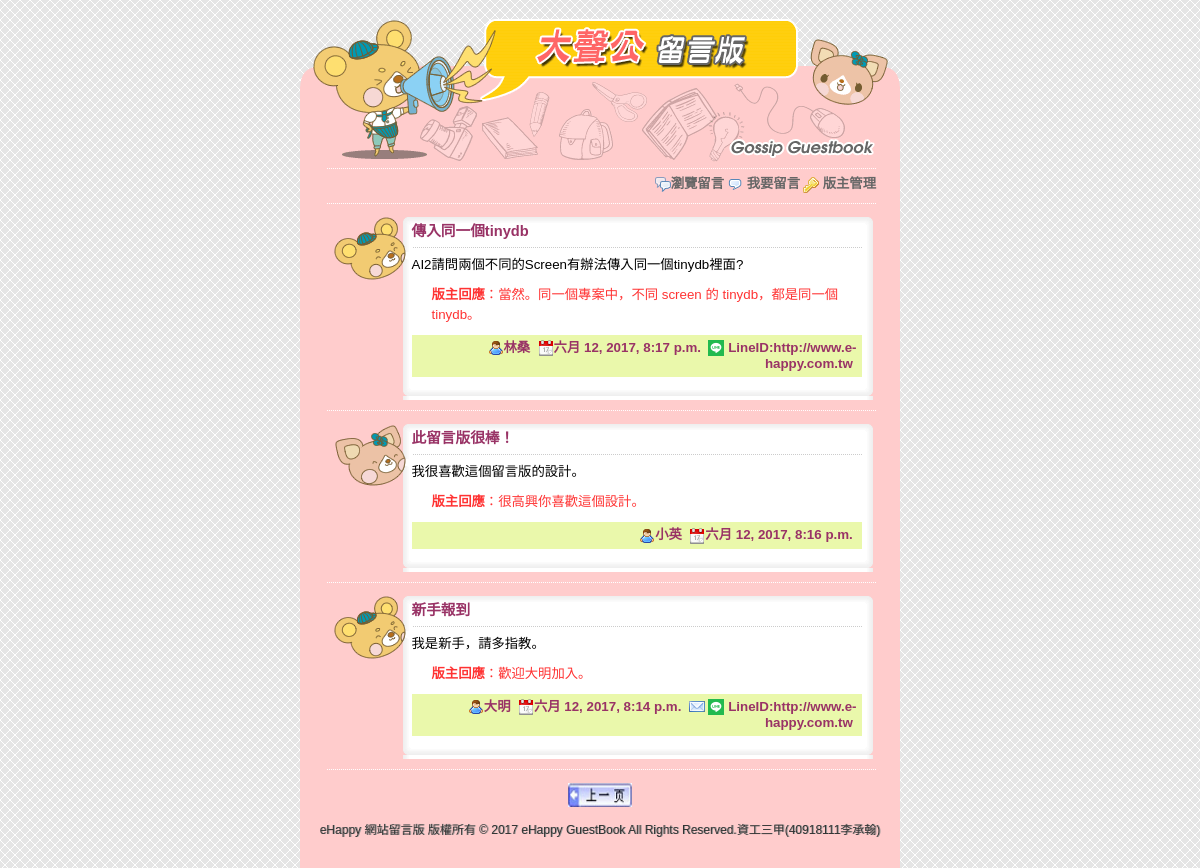
Screenshot of /index/next/ (signed in) with the database file from the repository.
### boardapp/models.py (models this page shows, shortened)
class BoardUnit(models.Model):
    bname = models.CharField(max_length=20, null=False)
    bgender = models.CharField(max_length=2, default='m', null=False)
    bsubject = models.CharField(max_length=100, null=False)
    btime = models.DateTimeField(auto_now=True)
    bmail = models.EmailField(max_length=100, blank=True, default='')
    bweb = models.CharField(max_length=200, blank=True, default='')
    bcontent = models.TextField(null=False)
    bresponse = models.TextField(blank=True, default='')

### boardapp/views.py (the view)
# urls.py: path('', views.index),
def index(request, pageindex=None):  #首頁
	global page  #重複開啟本網頁時需保留 page1 的值
	pagesize = 3  #每頁顯示的資料筆數
	boardall = models.BoardUnit.objects.all().order_by('-id')  #讀取資料表,依時間遞減排序
	datasize = len(boardall)  #資料筆數
	totpage = math.ceil(datasize / pagesize)  #總頁數
	if pageindex==None:  #無參數
		page = 0
		boardunits = models.BoardUnit.objects.order_by('-id')[:pagesize]
	elif pageindex=='prev':  #上一頁
		start = (page-1)*pagesize  #該頁第1筆資料
		if start >= 0:  #有前頁資料就顯示
			boardunits = models.BoardUnit.objects.order_by('-id')[start:(start+pagesize)]
			page -= 1
	elif pageindex=='next':  #下一頁
		start = (page+1)*pagesize  #該頁第1筆資料
		if start < datasize:  #有下頁資料就顯示
			boardunits = models.BoardUnit.objects.order_by('-id')[start:(start+pagesize)]
			page += 1
	currentpage = page + 1  #將目頁前頁面以區域變數傳回html
	return render(request, "index.html", locals())

### templates/index.html (shortened to what this page needs)
{% extends "base.html" %}
{% load static %}
{% block twomenu %}
	<img src="{% static "images/comment.png" %}" width="16" height="16" align="absmiddle" /> <a href="/post/">我要留言</a>
	<img src="{% static "images/key.png" %}" width="16" height="16" align="absmiddle" /> <a href="/login/">版主管理</a>
{% endblock %}
{% block content %}
	 </td>
  </tr>
  {% for unit in boardunits %}
	<tr>
	  <td background="{% static "images/g_r3_c3.png" %}">
		  <table width="545" border="0" align="center" cellpadding="0" cellspacing="0" background="{% static "images/g_r5_c4.png" %}"
			<tr>
			  <td valign="top" style="background:url({% static "images/g_r4_c4.png" %}); background-repeat:no-repeat">
				<div class="floorDiv">
					{% if unit.bgender == "m" %}
						<img src="{% static "images/boy.png" %}" width="72" height="63" />
					{% else %}
						<img src="{% static "images/girl.png" %}" width="72" height="63" />
					{% endif %}
				</div>
				<div class="contentDiv">
				  <p class="title">{{unit.bsubject}}</p>
				  <p>{{unit.bcontent}}</p>
				  {% if unit.bresponse != "" %}
					<div class="responseDiv">
					  <p><strong>版主回應</strong>：{{unit.bresponse}}</p>
					</div>
				  {% endif %}
				  <p class="editor"><img src="{% static "images/user.png" %}" width="16" height="16" align="absmiddle">{{unit.bname}}&nbsp;
					<img src="{% static "images/date.png" %}" width="16" height="16" align="absmiddle">{{unit.btime}}&nbsp;
					{% if unit.bmail != "" %}
					  <a href="mailto:{{unit.bmail}}" target="_blank">
					  <img src="{% static "images/email.png" %}" width="16" height="16" border="0" align="absmiddle"></a>
					{% endif %}
					{% if unit.bweb != "" %}
					  <a >
					  <img src="{% static "images/lieee.png" %}" width="16" height="16" border="0" align="absmiddle">
					</a>
					LineID:{{unit.bweb}}&nbsp;
					{% endif %}
				  </p>
				</div>
			  </td>
			</tr>
			<tr>
			  <td><img name="g_r7_c4" src="{% static "images/g_r7_c4.png" %}" width="545" height="12" border="0" alt=""></td>
			</tr>
		  </table>
		  <span class="functionDiv">
			  <img src="{% static "images/g_r9_c3.png" %}" width="600" height="20" border="0" />
		  </span>
  {% empty %}
	<tr>
	  <td background="{% static "images/g_r3_c3.png" %}">
		  <div class="messageDiv"><img src="{% static "images/exclamation.png" %}" width="16" height="16" align="absmiddle"> 目前沒有新的資料，歡迎您留言。</div></td>
	</tr>
  {% endfor %}
	  <tr>
		<td background="{% static "images/g_r3_c3.png" %}">
		  <div class="pagebutton">
		  {% if currentpage > 1 %}
			   <a href="/index/prev/" title="上一頁">
			  <img src="{% static "images/prevpage.png" %}" alt="上一頁" width="64" height="24" /></a>
		  {% endif %}
		  </div>
		</td>
	  </tr>
	  <tr>
		<td background="{% static "images/g_r3_c3.png" %}">
{% endblock %}

### static/css/style.css (style rules this page uses)
html, body { margin: 0; padding: 0; height: 100%; border: none; }
body { margin-left: 0px; margin-top: 0px; margin-right: 0px; margin-bottom: 0px; background-image: url(images/bg.gif); }
.contentDiv { float: left; width: 450px; margin-top: 0px; margin-right: 10px; margin-bottom: 0px; margin-left: 10px; }
.contentDiv .title { font-family: Arial, Helvetica, sans-serif; font-size: 11pt; line-height: 28px; font-weight: bold; color: #993366; margin-top: 0px; margin-bottom: 5px; }
.contentDiv p { font-family: Arial, Helvetica, sans-serif; font-size: 10pt; line-height: 150%; margin-top: 0px; margin-bottom: 10px; }
.contentDiv .editor { font-family: Arial, Helvetica, sans-serif; font-size: 10pt; line-height: 120%; font-weight: bold; color: #993366; text-align: right; background-color: #EAF8AB; padding: 5px; margin-top: 5px; margin-right: 0px; margin-bottom: 5px; margin-left: 0px; }
.contentDiv .editor a { color: #063; text-decoration: none; }
.contentDiv .responseDiv { color: #F33; margin-top: 0px; margin-right: 5px; margin-bottom: 5px; margin-left: 20px; }
.functionDiv { font-size: 10pt; line-height: 16px; color: #666; }
.functionDiv a { text-decoration: none; font-weight: bold; color: #666; }
.floorDiv { width: 48px; padding-right: 20px; float: left; height: 64px; padding-left: 6px; }
.pagebutton { height: 30px; margin-right: auto; margin-left: auto; text-align: center; }

### rows the page displays
BoardUnit: bsubject "傳入同一個tinydb", bcontent "AI2請問兩個不同的Screen有辦法傳入同一個tinydb裡面?", bresponse "當然。同一個專案中，不同 screen 的 tinydb，都是同一個 tinydb。", bname "林桑", btime "六月 12, 2017, 8:17 p.m.", bweb "http://www.e-happy.com.tw"
BoardUnit: bsubject "此留言版很棒！", bcontent "我很喜歡這個留言版的設計。", bresponse "很高興你喜歡這個設計。", bname "小英", btime "六月 12, 2017, 8:16 p.m."
BoardUnit: bsubject "新手報到", bcontent "我是新手，請多指教。", bresponse "歡迎大明加入。", bname "大明", btime "六月 12, 2017, 8:14 p.m.", bweb "http://www.e-happy.com.tw"
